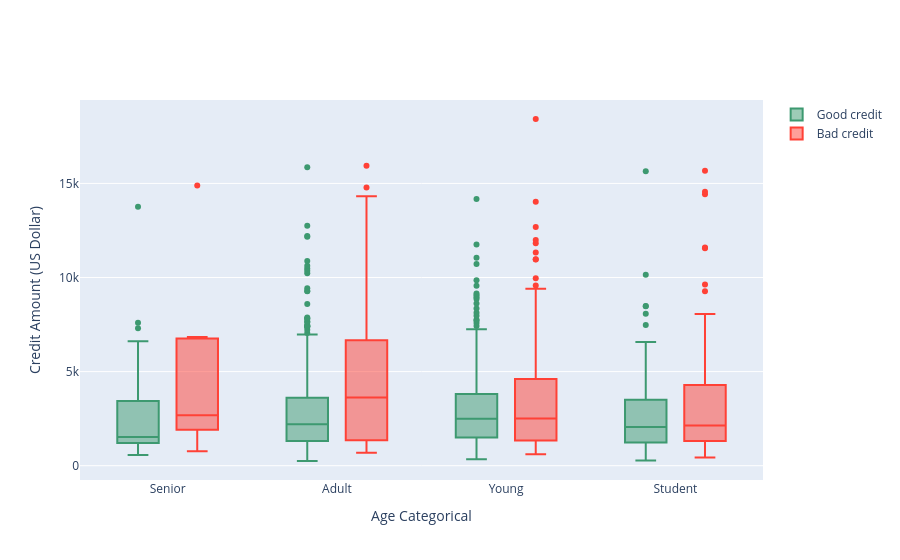

This figure's notebook cell:
### Code cell
trace0 = go.Box(y=df_good["Credit amount"], x=df_good["Age_cat"], name="Good credit", marker=dict(color="#3D9970"))

trace1 = go.Box(y=df_bad["Credit amount"], x=df_bad["Age_cat"], name="Bad credit", marker=dict(color="#FF4136"))

data = [trace0, trace1]

layout = go.Layout(
    yaxis=dict(title="Credit Amount (US Dollar)", zeroline=False), xaxis=dict(title="Age Categorical"), boxmode="group"
)
fig = go.Figure(data=data, layout=layout)

py.iplot(fig, filename="box-age-cat")
plot4 = fig

### Figure 1 — Plotly figure (JSON) as saved in the notebook; plotly's stock layout.template omitted (floating-point values rounded to 4 significant figures; data arrays with more than 128 entries replaced by an {"elided": "..."} marker saying what was removed)
{"data": [{"marker": {"color": "#3D9970"}, "name": "Good credit", "type": "box", "x": {"elided": "700 str values"}, "y": {"elided": "700 int values"}}, {"marker": {"color": "#FF4136"}, "name": "Bad credit", "type": "box", "x": {"elided": "300 str values"}, "y": {"elided": "300 int values"}}], "layout": {"autosize": true, "boxmode": "group", "xaxis": {"autorange": true, "range": [-0.516, 3.516], "title": {"text": "Age Categorical"}, "type": "category"}, "yaxis": {"autorange": true, "range": [-759.7, 19430.0], "title": {"text": "Credit Amount (US Dollar)"}, "type": "linear", "zeroline": false}}}
